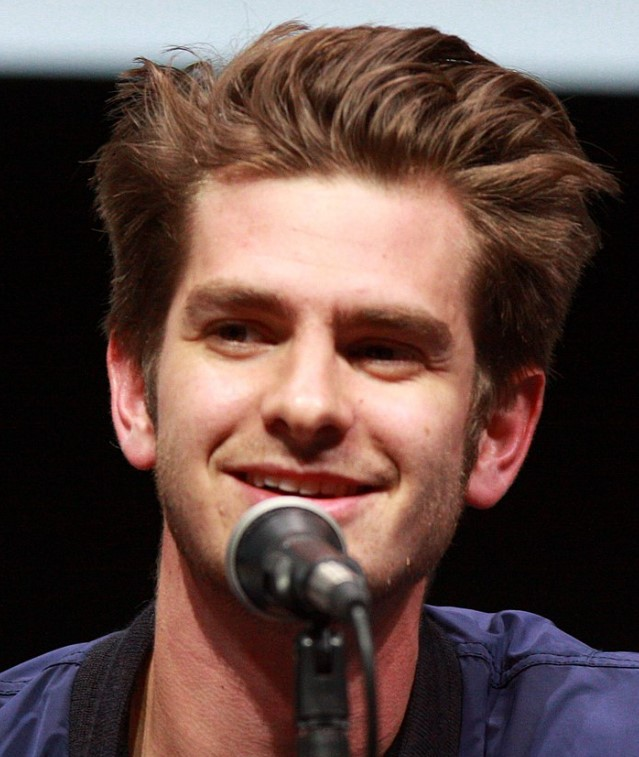
#> input picture dataset/andrew_garfield/andrew01.jpg, 639 x 757 px, found by its file name; its folder holds only this picture in this run
$ python train_recognizers.py
#> lines starting #> are read from the running program, lines starting #| are printed output that depends on the picture
import cv2
import numpy as np
import os
from PIL import Image
import pickle


training_path = 'dataset/'

def get_image_data(path_train):
#> called with path_train = 'dataset/'
  subdirs = [os.path.join(path_train, f) for f in os.listdir(path_train)]
  #print(subdirs)
  faces = []
  ids = []

  face_names = {}
  id = 1   # current id  (starting id)
  print("Loading faces from training set...")
  for subdir in subdirs:
    name = os.path.split(subdir)[1]

    images_list = [os.path.join(subdir, f) for f in os.listdir(subdir)]
    for path in images_list:
      image = Image.open(path).convert('L')
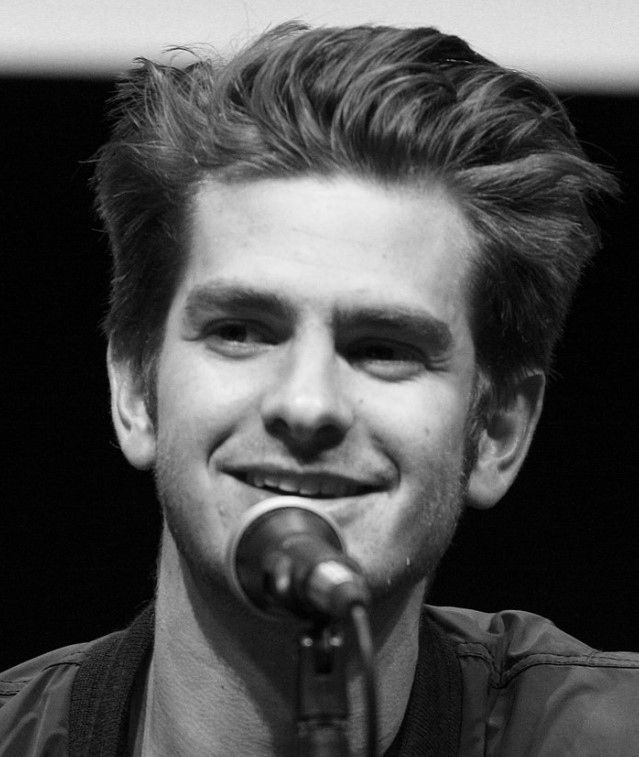
#> image: PIL image 639x757 L; min 0, max 249, mean 78.9
      face = np.array(image, 'uint8')
      face = cv2.resize(face, (90, 120))
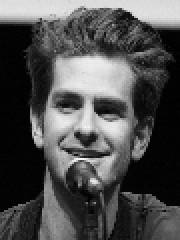
#> face: shape (120, 90) (shown 2 times larger); min 0, max 246, mean 78.8
      print(str(id) + " <-- " + path)
      ids.append(id)
      faces.append(face)
      cv2.imshow("Training faces...", face)
      cv2.waitKey(50)

    if not name in face_names:
      face_names[name] = id
      id += 1
#> pass 2 of the loop in get_image_data, `for subdir in subdirs:`:
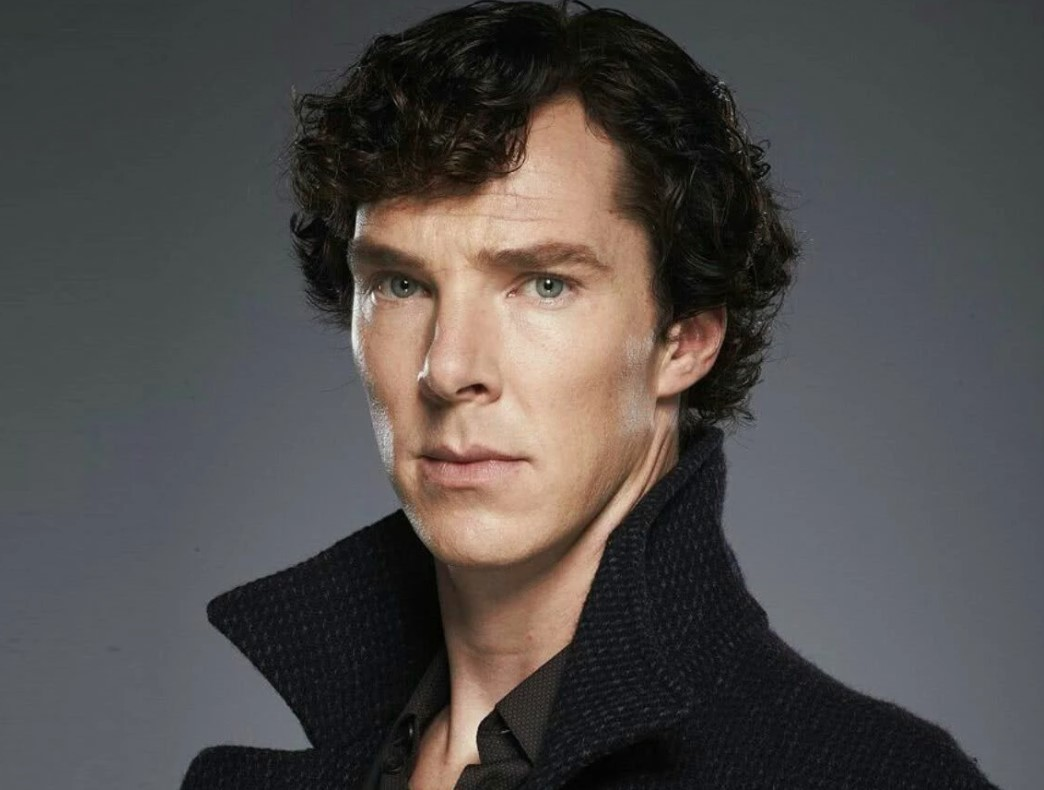
#> input picture dataset/benedict_cumberbatch/benedict01.jpg, 1044 x 790 px, found by its file name
#> in get_image_data, `image = Image.open(path).convert('L')`:
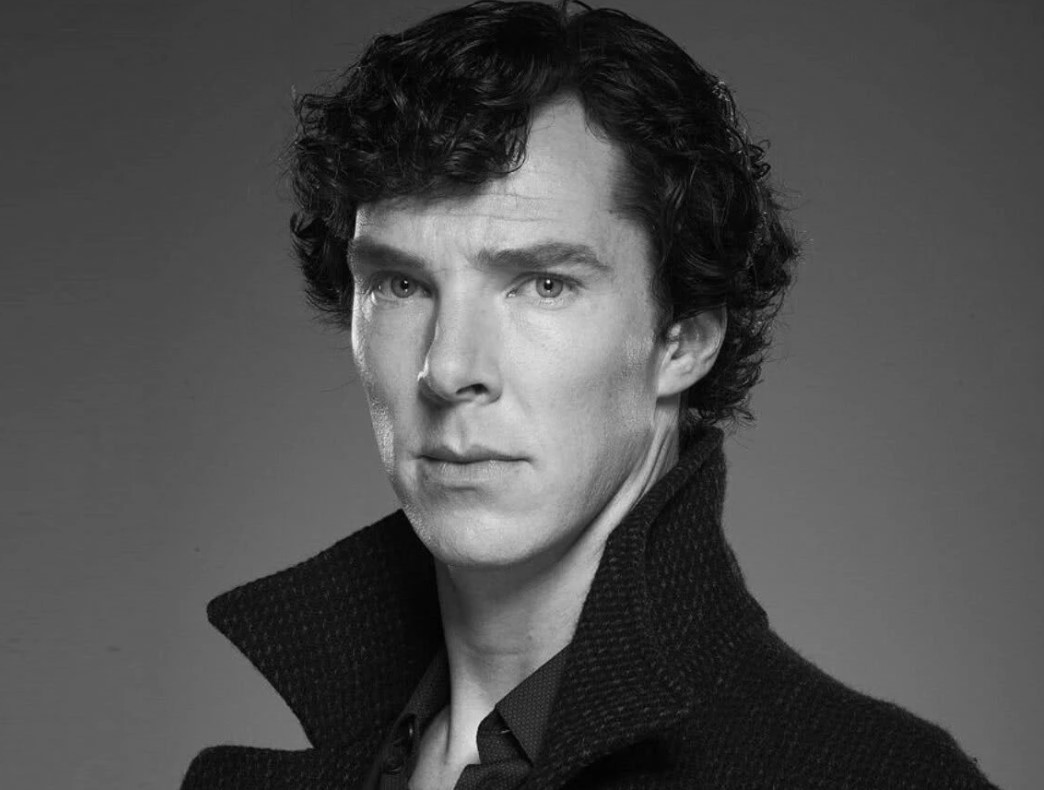
#> image: PIL image 1044x790 L; min 0, max 247, mean 77.5
#> in get_image_data, `face = cv2.resize(face, (90, 120))`:
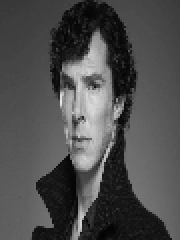
#> face: shape (120, 90) (shown 2 times larger); min 2, max 231, mean 77.5

  return np.array(ids), faces, face_names

ids, faces, face_names = get_image_data(training_path)
#> ids = [1, 2]; faces = 2 items; face_names = {'andrew_garfield': 1, 'benedict_cumberbatch': 2}

print(ids)
#| [1 2]
print(len(faces))
#| 2

print(face_names)
#| {'andrew_garfield': 1, 'benedict_cumberbatch': 2}

for n in face_names:
  print(str(n) + " => ID " + str(face_names[n]))
#> this loop made 2 passes
#> n on passes 1 to 2: 'andrew_garfield', 'benedict_cumberbatch'
#| andrew_garfield => ID 1
#| benedict_cumberbatch => ID 2

# store names and ids in a pickle file
with open("model/face_names.pickle", "wb") as f:
  pickle.dump(face_names, f)


print('Training LBPH recognizer......')
lbph_classifier = cv2.face.LBPHFaceRecognizer_create()
lbph_classifier.train(faces, ids)
lbph_classifier.write('lbph_classifier.yml')
print('... Completed!\n')
